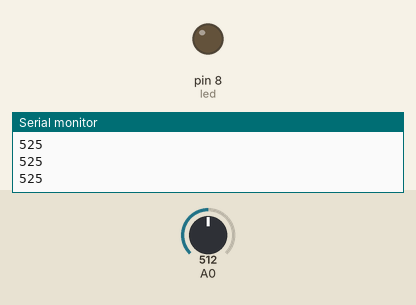
Bench run of a sketch on a simulated Arduino Uno, built with avr-gcc and run on an emulated ATmega328P. On the bench: output pins drawn as LEDs (lit = HIGH), the last lines printed to the serial monitor. The test bench sets the inputs (shaded band); at power-on: A0 = 512.

Above: at 1.2 s.
1.3 s: A0 set to 984
3.2 s: A0 set to 1013
At 5.2 s:
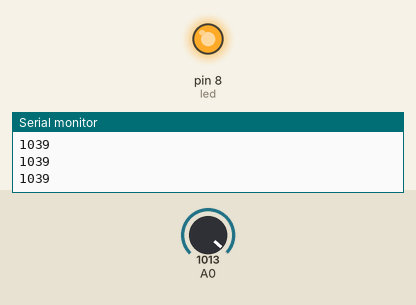
5.5 s: A0 set to 900
At 6.9 s:
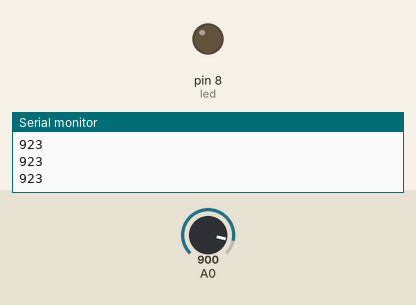
7.5 s: A0 set to 1023
At 8.5 s:
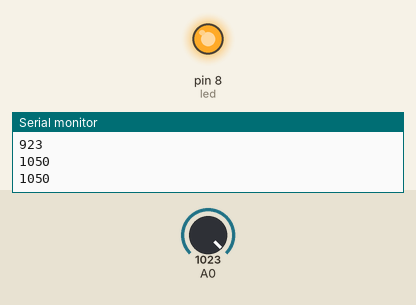
Timing chart, 0 to 10.5 s (numbered marks = the images above; inputs shaded):
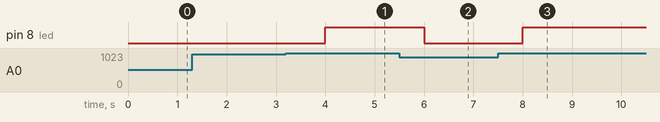

The sketch:

UbidiaJonathan_ConversorA_D.ino
```cpp
/*
 * UNIVERSIDAD TECNICA DEL NORTE
 * SISTEMAS MICROPROCESADOS
 * UBIDIA JONATHAN
 * EJERCICIO DE REPASO
 * Realizar un programa que por comunicación serial se ingrese el límite de lectura del conversor análogo digital (0-1024)
 * si el valor del conversor supera dicho valor, se enciende un led.
 */

int dato;
int led = 8;

void setup() {
  Serial.begin(9600);
  dato = analogRead(0);
  pinMode(led,OUTPUT);
}

void loop() {

  dato = (analogRead(0) * 1050.0) / 1023;

  Serial.println(dato);
  delay(500);

  if (dato > 1023) {
    digitalWrite(8, HIGH);
  }
  else {
    digitalWrite(8, LOW);
  }
}
```

Measured:
- the behaviour switches between 997 and 998 on A0 (found by bisection; images 0 and 1)
- after the input at 3.2 s, pin 8 (led): LOW → HIGH after 0.80 s
- after the input at 5.5 s, pin 8 (led): HIGH → LOW after 0.50 s
- after the input at 7.5 s, pin 8 (led): LOW → HIGH after 0.51 s
